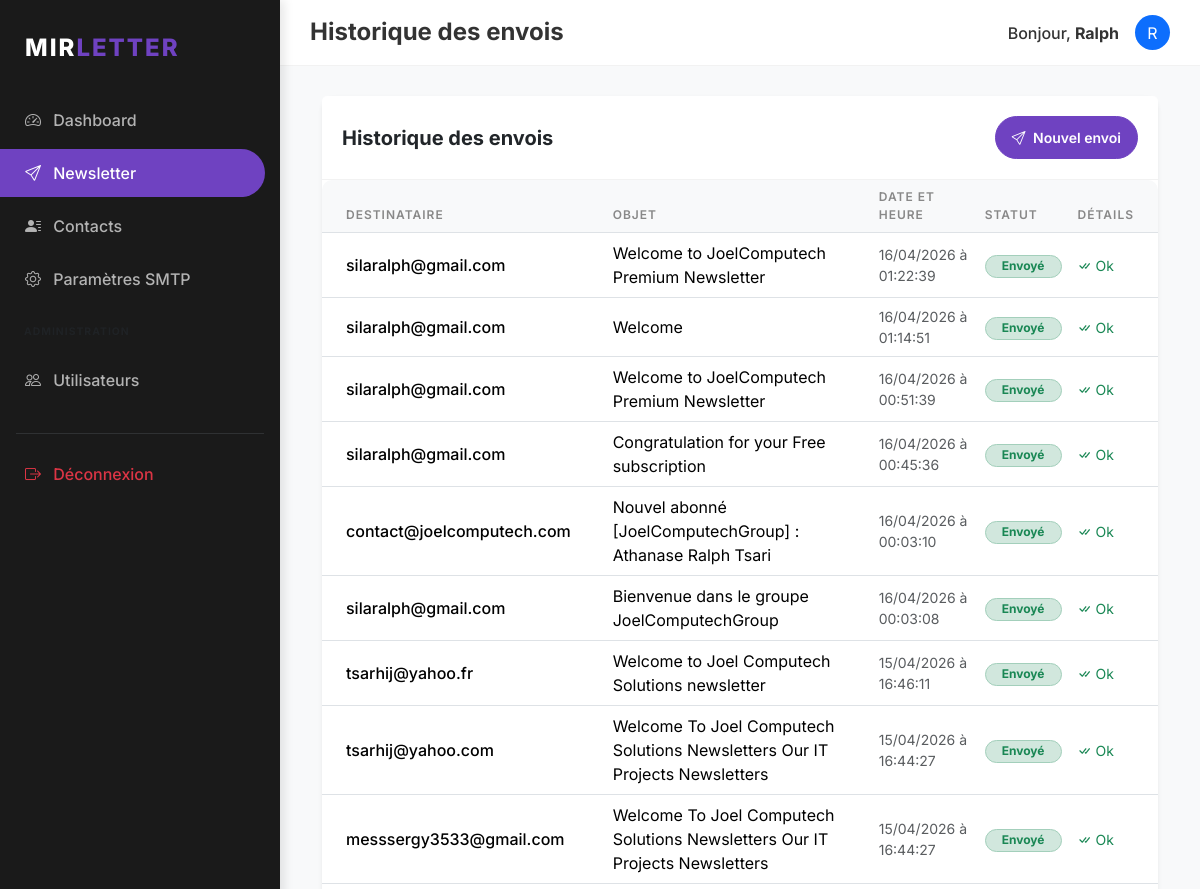
Page /newsletter/history (signed in, upper part) on the earlier database version.
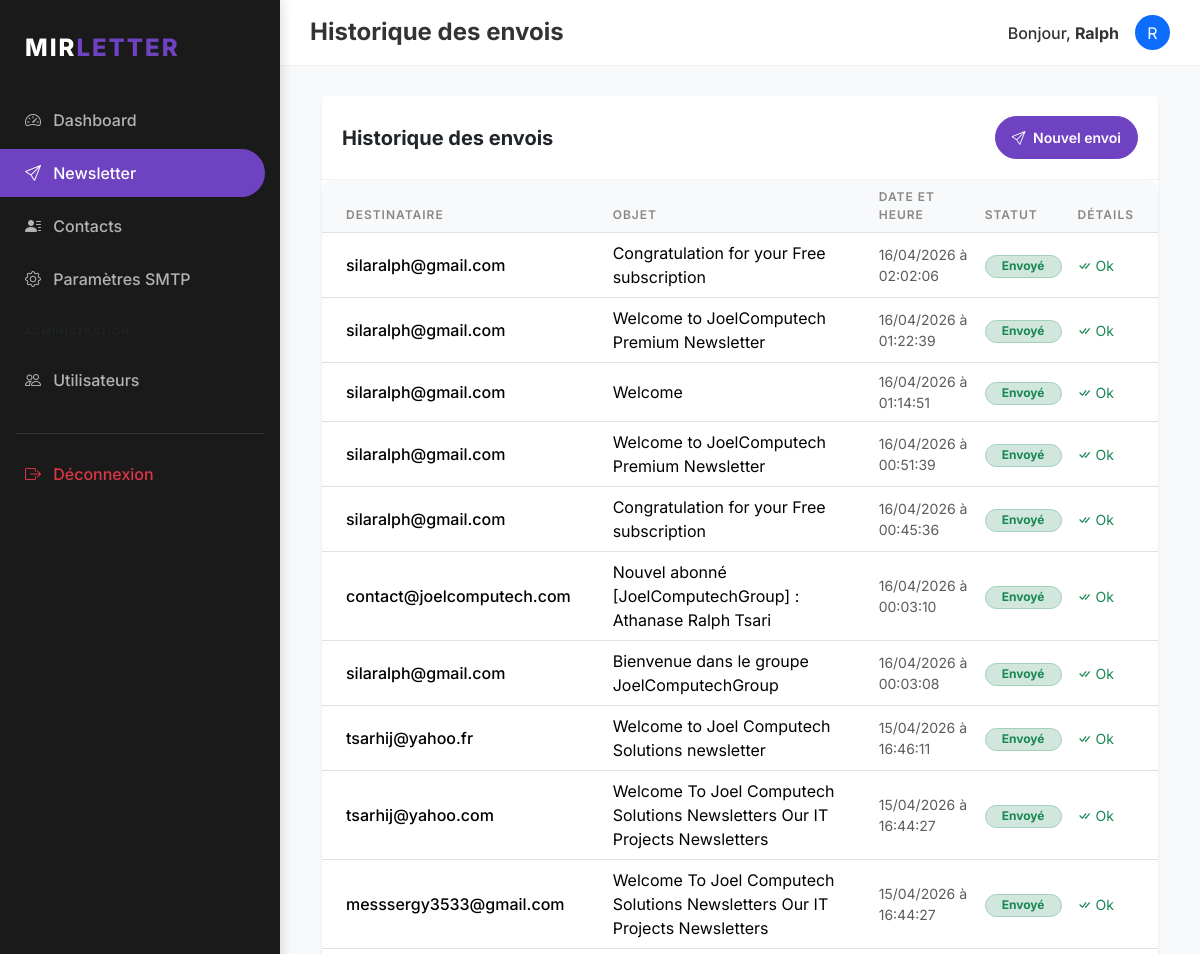
Same page on the later database version.
### models/user.py (models this page shows, shortened)
class User(db.Model, UserMixin):
    __tablename__ = 'users'
    id = db.Column(db.Integer, primary_key=True)
    username = db.Column(db.String(64), unique=True, nullable=False, index=True)
    password_hash = db.Column(db.String(128), nullable=False)
    role = db.Column(db.String(20), default='user') # 'superadmin' or 'user'
    smtp_configs = db.relationship('SMTPConfig', backref='user', lazy='dynamic', cascade='all, delete-orphan')
    contacts = db.relationship('Contact', backref='owner', lazy='dynamic', cascade='all, delete-orphan')
    groups = db.relationship('Group', backref='owner', lazy='dynamic', cascade='all, delete-orphan')
    sent_emails = db.relationship('SentEmail', backref='user', lazy='dynamic', cascade='all, delete-orphan')

### models/history.py (models this page shows, shortened)
class SentEmail(db.Model):
    __tablename__ = 'sent_emails'
    id = db.Column(db.Integer, primary_key=True)
    user_id = db.Column(db.Integer, db.ForeignKey('users.id'), nullable=False)
    subject = db.Column(db.String(256), nullable=False)
    recipient = db.Column(db.String(120), nullable=False)
    status = db.Column(db.String(20), nullable=False) # 'success', 'failed'
    error_message = db.Column(db.Text)
    timestamp = db.Column(db.DateTime, index=True, default=datetime.utcnow)

### routes/newsletter.py (the view)
@newsletter.route('/history')
@login_required
def history():
    history = SentEmail.query.filter_by(user_id=current_user.id).order_by(SentEmail.timestamp.desc()).all()
    return render_template('newsletter/history.html', title='Historique des envois', history=history)

### models/user.py (called while the page is built)
@login_manager.user_loader
def load_user(user_id):
    return User.query.get(int(user_id))

### templates/newsletter/history.html (shortened to what this page needs)
{% extends "base.html" %}
{% block content %}
<div class="card border-0 shadow-sm">
    <div class="card-header bg-white d-flex justify-content-between align-items-center">
        <h5 class="m-0 fw-bold">Historique des envois</h5>
        <a href="{{ url_for('newsletter.compose') }}" class="btn btn-primary btn-sm rounded-pill px-3">
            <i class="bi bi-send me-1"></i> Nouvel envoi
        </a>
    </div>
    <div class="card-body p-0">
        <div class="table-responsive">
            <table class="table table-hover align-middle mb-0">
                <thead>
                    <tr>
                        <th class="ps-4">Destinataire</th>
                        <th>Objet</th>
                        <th>Date et Heure</th>
                        <th>Statut</th>
                        <th class="pe-4">Détails</th>
                    </tr>
                </thead>
                <tbody>
                    {% for item in history %}
                    <tr>
                        <td class="ps-4 fw-medium">{{ item.recipient }}</td>
                        <td>{{ item.subject }}</td>
                        <td class="small text-muted">{{ item.timestamp.strftime('%d/%m/%Y à %H:%M:%S') }}</td>
                        <td>
                            {% if item.status == 'success' %}
                            <span class="badge bg-success-subtle text-success border border-success-subtle rounded-pill px-3">Envoyé</span>
                            {% else %}
                            <span class="badge bg-danger-subtle text-danger border border-danger-subtle rounded-pill px-3">Échec</span>
                            {% endif %}
                        </td>
                        <td class="pe-4">
                            {% if item.error_message %}
                            <button type="button" class="btn btn-sm btn-outline-danger"
                                    data-bs-toggle="popover"
                                    title="Erreur d'envoi"
                                    data-bs-content="{{ item.error_message }}">
                                <i class="bi bi-info-circle"></i>
                            </button>
                            {% else %}
                            <span class="text-success small"><i class="bi bi-check-all"></i> Ok</span>
                            {% endif %}
                        </td>
                    </tr>
                    {% endfor %}
                </tbody>
            </table>
        </div>
    </div>
</div>
{% endblock %}

### templates/base.html (shortened to what this page needs)
<!DOCTYPE html>
<html lang="fr">
<head>
    {{ bootstrap.load_css() }}
    <link rel="stylesheet" href="{{ url_for('static', filename='css/style.css') }}">
    <link rel="stylesheet" href="https://cdn.jsdelivr.net/npm/bootstrap-icons@1.11.1/font/bootstrap-icons.css">
</head>
<body>
    {% if current_user.is_authenticated %}
    <div class="sidebar">
        <div class="sidebar-brand">
            MIR<span>LETTER</span>
        </div>
        <nav class="nav flex-column">
            <a class="nav-link {{ 'active' if request.endpoint == 'main.dashboard' }}" href="{{ url_for('main.dashboard') }}">
                <i class="bi bi-speedometer2 me-2"></i> Dashboard
            </a>
            <a class="nav-link {{ 'active' if 'newsletter' in request.endpoint }}" href="{{ url_for('newsletter.compose') }}">
                <i class="bi bi-send me-2"></i> Newsletter
            </a>
            <a class="nav-link {{ 'active' if 'contacts' in request.endpoint }}" href="{{ url_for('contacts.list_contacts') }}">
                <i class="bi bi-person-lines-fill me-2"></i> Contacts
            </a>
            <a class="nav-link {{ 'active' if 'settings' in request.endpoint }}" href="{{ url_for('settings.list_smtp') }}">
                <i class="bi bi-gear me-2"></i> Paramètres SMTP
            </a>
            {% if current_user.role == 'superadmin' %}
            <div class="px-4 py-3 text-uppercase small fw-bold text-muted" style="font-size: 0.65rem; letter-spacing: 1px;">Administration</div>
            <a class="nav-link {{ 'active' if 'admin' in request.endpoint }}" href="{{ url_for('admin.list_users') }}">
                <i class="bi bi-people me-2"></i> Utilisateurs
            </a>
            {% endif %}
            <hr class="mx-3 border-secondary opacity-25 mt-4">
            <a class="nav-link text-danger" href="{{ url_for('auth.logout') }}">
                <i class="bi bi-box-arrow-right me-2"></i> Déconnexion
            </a>
        </nav>
    </div>
    <nav class="top-navbar d-flex justify-content-between align-items-center">
        <h4 class="m-0 fw-bold">{{ title }}</h4>
        <div class="user-info d-flex align-items-center">
            <span class="me-3 fw-medium">Bonjour, <strong>{{ current_user.username }}</strong></span>
            <div class="bg-primary rounded-circle d-flex align-items-center justify-content-center text-white" style="width: 35px; height: 35px;">
                {{ current_user.username[0].upper() }}
            </div>
        </div>
    </nav>
    {% endif %}
    <div class="{% if current_user.is_authenticated %}main-content{% endif %}">
        <div class="container-fluid">
            {% block content %}{% endblock %}
        </div>
    </div>
</body>
</html>

### static/css/style.css (style rules this page uses)
:root { --primary-color: #6f42c1; --secondary-color: #8a2be2; --dark-bg: #1a1a1a; --darker-bg: #121212; --light-text: #ffffff; --gray-text: #b3b3b3; --sidebar-width: 280px; }
body { font-family: 'Inter', -apple-system, BlinkMacSystemFont, "Segoe UI", Roboto, sans-serif; background-color: #f8f9fa; color: #333; }
.sidebar { position: fixed; top: 0; bottom: 0; left: 0; z-index: 100; width: var(--sidebar-width); padding: 20px 0; background-color: var(--dark-bg); color: var(--light-text); box-shadow: 4px 0 10px rgba(0,0,0,0.1); }
.sidebar .nav-link { color: var(--gray-text); padding: 12px 25px; font-weight: 500; border-radius: 0 50px 50px 0; margin-right: 15px; margin-bottom: 5px; transition: all 0.3s; }
.sidebar .nav-link.active { color: var(--light-text); background-color: var(--primary-color); }
.sidebar-brand { padding: 10px 25px 30px; font-size: 1.5rem; font-weight: 800; letter-spacing: 2px; color: var(--light-text); text-transform: uppercase; }
.sidebar-brand span { color: var(--primary-color); }
.main-content { margin-left: var(--sidebar-width); padding: 30px; }
.card { border: none; border-radius: 12px; box-shadow: 0 5px 15px rgba(0,0,0,0.05); margin-bottom: 25px; }
.card-header { background-color: transparent; border-bottom: 1px solid rgba(0,0,0,0.05); padding: 20px; font-weight: 700; }
.btn-primary { background-color: var(--primary-color); border-color: var(--primary-color); padding: 10px 25px; border-radius: 8px; font-weight: 600; }
.top-navbar { margin-left: var(--sidebar-width); background-color: white; padding: 15px 30px; border-bottom: 1px solid rgba(0,0,0,0.05); }
.table { border-radius: 10px; overflow: hidden; }
.table thead th { background-color: #f8f9fa; border-top: none; font-weight: 600; text-transform: uppercase; font-size: 0.75rem; letter-spacing: 1px; color: #888; }

Differences in the rows shown:
added SentEmail: recipient "silaralph@gmail.com", subject "Congratulation for your Free subscription", timestamp "16/04/2026 à 02:02:06", status "Envoyé", shows "Ok"
